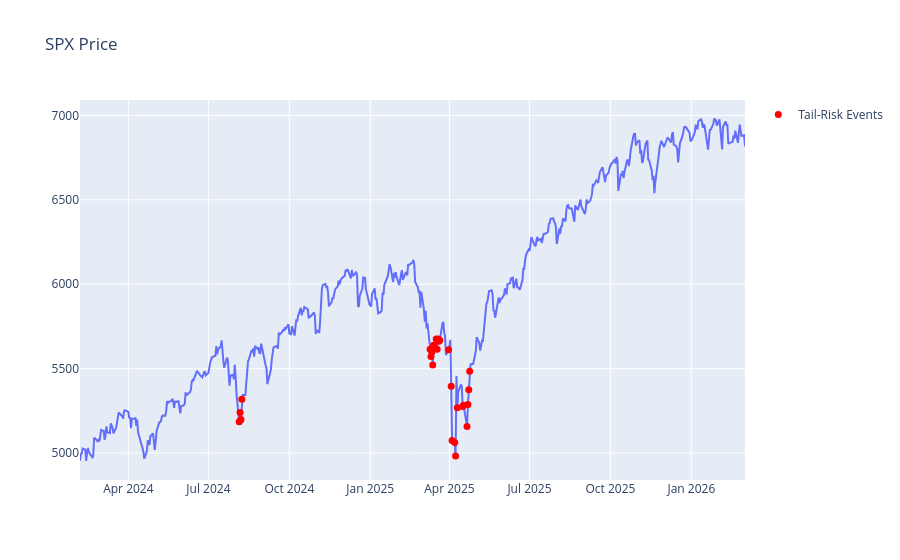

Notebook code cell kept with this figure:
### Code cell
# plot SPX price and highlight tail-risk events
fig = px.line(spx, y="Close", title="SPX Price")
fig.add_scatter(x=tail_events.index, y=tail_events["Close"], mode="markers", marker=dict(color="red", size=7), name="Tail-Risk Events")
fig.update_layout(xaxis_title=None, yaxis_title=None)
fig.show()

### Figure 1 — Plotly figure (JSON) as saved in the notebook; plotly's stock layout.template omitted (floating-point values rounded to 4 significant figures; data arrays with more than 128 entries replaced by an {"elided": "..."} marker saying what was removed)
{"data": [{"hovertemplate": "Date=%{x}<br>Close=%{y}<extra></extra>", "legendgroup": "", "line": {"color": "#636efa", "dash": "solid"}, "marker": {"symbol": "circle"}, "mode": "lines", "name": "", "orientation": "v", "showlegend": false, "type": "scatter", "x": {"elided": "519 str values"}, "xaxis": "x", "y": {"elided": "519 float values"}, "yaxis": "y"}, {"marker": {"color": "red", "size": 7}, "mode": "markers", "name": "Tail-Risk Events", "type": "scatter", "x": ["2024-08-05T00:00:00.000000", "2024-08-06T00:00:00.000000", "2024-08-07T00:00:00.000000", "2024-08-08T00:00:00.000000", "2025-03-10T00:00:00.000000", "2025-03-11T00:00:00.000000", "2025-03-12T00:00:00.000000", "2025-03-13T00:00:00.000000", "2025-03-14T00:00:00.000000", "2025-03-17T00:00:00.000000", "2025-03-18T00:00:00.000000", "2025-03-19T00:00:00.000000", "2025-03-20T00:00:00.000000", "2025-03-21T00:00:00.000000", "2025-03-31T00:00:00.000000", "2025-04-03T00:00:00.000000", "2025-04-04T00:00:00.000000", "2025-04-07T00:00:00.000000", "2025-04-08T00:00:00.000000", "2025-04-10T00:00:00.000000", "2025-04-16T00:00:00.000000", "2025-04-17T00:00:00.000000", "2025-04-21T00:00:00.000000", "2025-04-22T00:00:00.000000", "2025-04-23T00:00:00.000000", "2025-04-24T00:00:00.000000"], "y": [5186.0, 5240.0, 5200.0, 5319.0, 5615.0, 5572.0, 5599.0, 5522.0, 5639.0, 5675.0, 5615.0, 5675.0, 5663.0, 5668.0, 5612.0, 5397.0, 5074.0, 5062.0, 4983.0, 5268.0, 5276.0, 5283.0, 5158.0, 5288.0, 5376.0, 5485.0]}], "layout": {"legend": {"tracegroupgap": 0}, "title": {"text": "SPX Price"}, "xaxis": {"anchor": "y", "domain": [0, 1], "title": {}}, "yaxis": {"anchor": "x", "domain": [0, 1], "title": {}}}}
